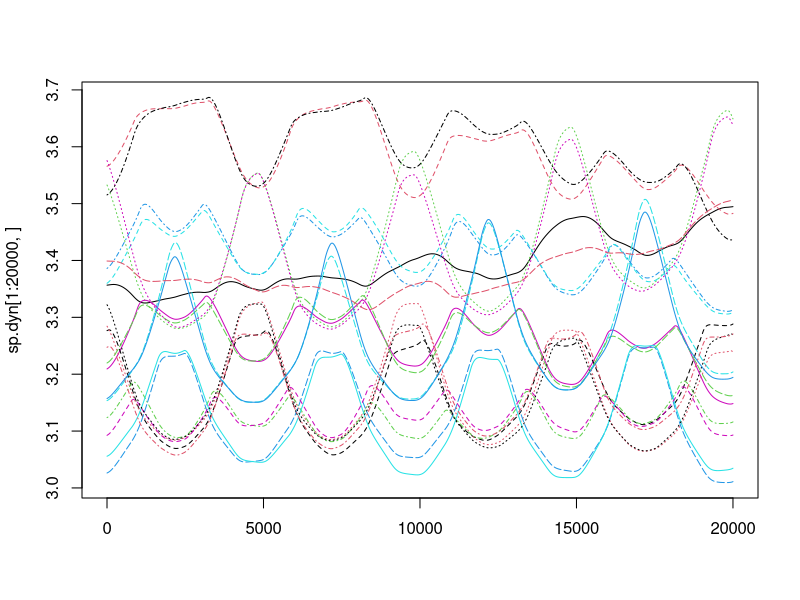

This chart was generated by the following R code:
require(progress)
stepnum <- 10000
dt <- 0.1
timesteps <- seq(1,stepnum,dt)

M <- 10 # number of patches
S <- 20 # number of species
n.ij <- 10 # number of individuals in each patch at t0
r.j <- 30 # number of resources at t0

I.j <- 10 # resource inputs
l.j <- .1 # resource loss

e.ij <- 0.2 # conversion efficiencies
m.ij <- 0.3 # mortality rates

a <- 0.1 # dispersal rate
ext <- 0.1 # extinction threshold

env.period <- 50000 # period of env sinusoidal fluctuations
env.ampl <- 1 # amplitude of envrionment sinusoidal fluctuations
env.optima <- 1 - seq(0, env.ampl, by=env.ampl/(S-1))

c.ij <- function(H.i, E.j){
  return(1.5 - abs(H.i - E.j))
}

E.j <- function(t){
  0.5*env.ampl*(
    sin((2*pi/env.period)*t + 1 + (1:M)*2*pi/M) + 1)
}

migrate <- function(N){
  (colSums(N) - N) * a / (M - 1)
}

# set up metacom
N <- matrix(n.ij, ncol = S, nrow = M)
R <- rep(r.j, length = M) #Initial resources in each community

mc.dynamics <- list(NA)
mc.dynamics[[1]] <- N
for(t.step in 1:length(timesteps)){
  # Init progress bar
  if(t.step == 1) pb <- progress_bar$new(total = stepnum, force = T)
  
  pb$update(ratio = t.step/length(timesteps))
  e.vec <- E.j(t.step)
  consumption <- sapply(env.optima, c.ij, E.j = e.vec)
  
  # Step through dynamics
  Nt1 <- N*(1 + dt*(R * e.ij * consumption - m.ij - a)) + dt*migrate(N)
  Rt1 <- R*(1 - dt*(rowSums(consumption*N) + l.j)) + dt*I.j
  
  # Update densities
  N <- Nt1 * (Nt1 > ext)
  R <- Rt1 * (Rt1 > ext)
  
  if(t.step > 10000){
    mc.dynamics[[t.step-10000]] <- N
  }
  
  
}

sp.dyn <- sapply(mc.dynamics, colSums)
sp.dyn <- (t(sp.dyn))
head(sp.dyn)
matplot(sp.dyn[1:20000,], type = 'l')
